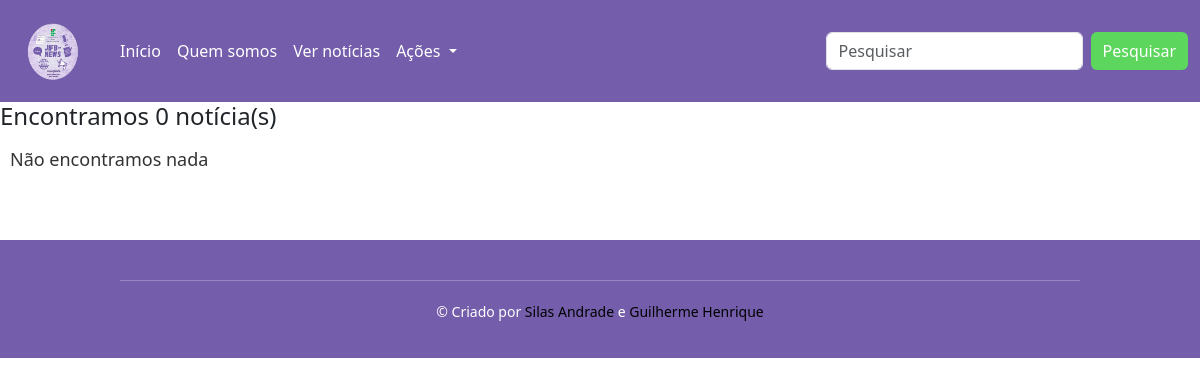
Page /procurar/ on the earlier database version.
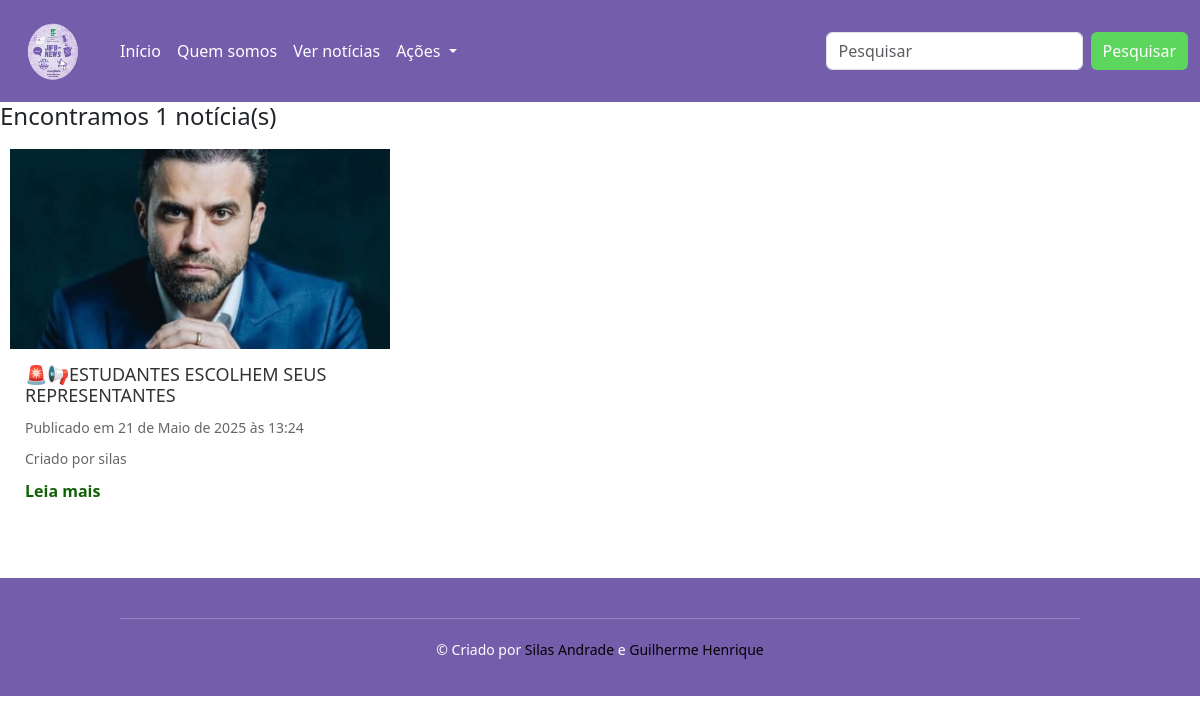
Same page on the later database version.
### news/models.py (models this page shows, shortened)
class Noticia(models.Model):
    autor = models.ForeignKey(User, on_delete=models.CASCADE)
    título = models.CharField(max_length=500)
    corpo = models.FileField(upload_to="uploads/noticias/noticias/%Y/%m/%d")
    capa_noticia = models.ImageField(upload_to="uploads/noticias/CAPAS/%Y/%m/%d")
    visivel = models.BooleanField(default=True)
    updated = models.DateTimeField(auto_now=True)
    created = models.DateTimeField(auto_now_add=True)

### news/views.py (the view)
# urls.py: path('procurar/', Procurar, name='procurar'),
def Procurar(request):
    q = request.GET.get('q') if request.GET.get('q') is not None else ''
    número_de_notícia = 0
    noticias = Noticia.objects.all().order_by('-updated').filter(
        Q(título__icontains=q) &
        Q(visivel=True)
        )
    número_de_notícia = noticias.count()
    if request.user.is_authenticated:
        foto_de_perfil = Perfil.objects.get(user=request.user).foto_de_perfil
    else:
        foto_de_perfil = None
    context = {
        'noticias':noticias,
        'número_de_notícia':número_de_notícia,
        'minha_foto_de_perfil':foto_de_perfil
    }
    return render(request, "news/procurar.html", context)

### templates/news/procurar.html
{% extends 'main.html' %}
{% load static %}
{% block extra_css %}
    <link rel="stylesheet" href="{% static 'CSS/news/noticias.css' %}">
{% endblock %}
{% block content %}
    <div class="page-container">
        <div class="content-wrap">
            <section class="noticias">
                <h4>Encontramos {{ número_de_notícia }} notícia(s)</h4>
                <div class="noticias-container">
                    {% if número_de_notícia == 0 %}
                        <div class="noticia-card">
                            <h3>Não encontramos nada</h3>
                        </div>
                    {% else %}
                            {% for noticia in noticias %}
                                {% if noticia.visivel == True %}
                                <div class="noticia-card">
                                    <a href="{% url 'noticia' noticia.id %}">
                                        <img src="{{ noticia.capa_noticia.url }}" alt="Notícia {{ noticia.id }}">
                                    </a>
                                    <div class="noticia-card-content">
                                        <h3>{{noticia.título}}</h3>
                                        <p>Publicado em {{noticia.created}}</p>
                                        <p>Criado por {{noticia.autor}}</p>
                                        <a href="{% url 'noticia' noticia.id %}" class="noticia-leia">Leia mais</a>
                                    </div>
                                </div>
                                {% endif %}
                            {% endfor%}
                        {% endif %}
                    </div>
            </section>
        </div>
    </div>
{% endblock %}

Differences in the rows shown:
added Noticia: capa_noticia (picture), título "🚨📢ESTUDANTES ESCOLHEM SEUS REPRESENTANTES", created "21 de Maio de 2025 às 13:24", autor "silas"
Other differences:
{{ número_de_notícia }}: "0" → "1"
text no longer shown: "Não encontramos nada"
